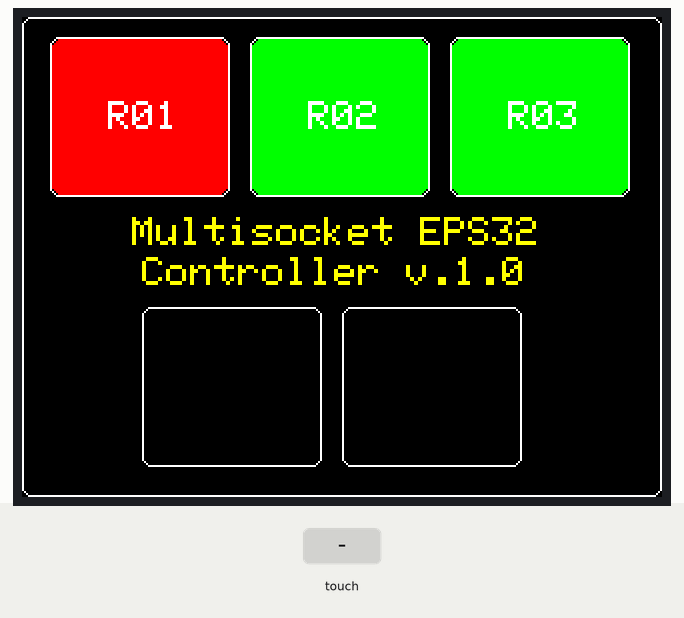
This sketch was run on a simulated ESP8266 (NodeMCU). On the bench: 320×240 colour display. The inputs (shaded band) are chosen by the test bench. WiFi joins after 1.5 s; servers stay silent unless stated; what the sketch prints to the serial monitor is not drawn.

Above: at 3.9 s.
4.0 s: touch panel pressed at 38 % / 10 % of its raw x / y range
At 5.8 s:
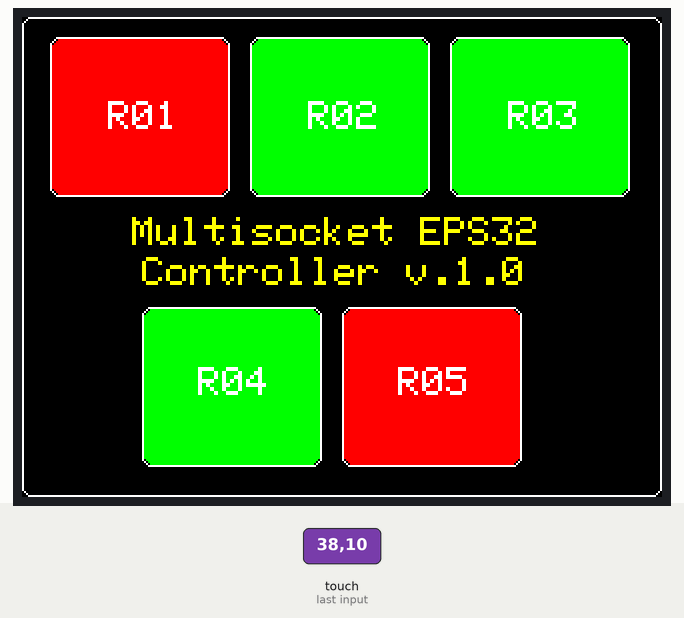
6.2 s: touch panel pressed at 62 % / 10 % of its raw x / y range
At 6.7 s:
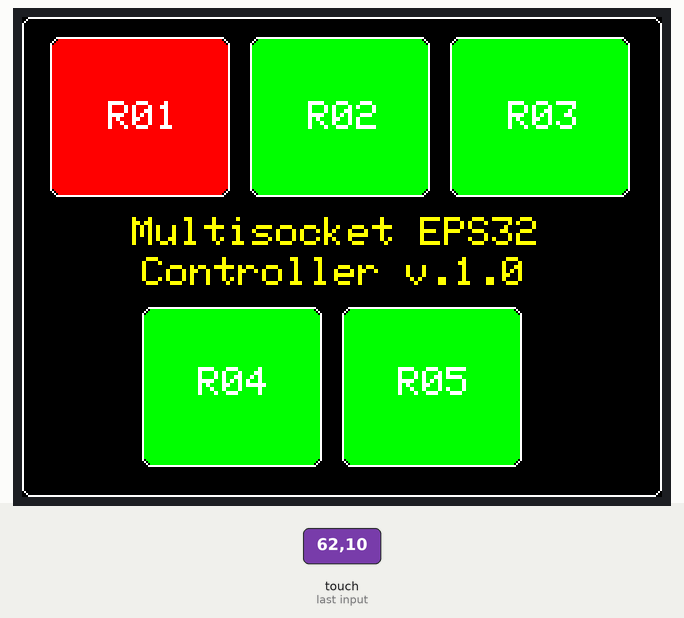
Timing chart, 0 to 9.2 s (numbered marks = the images above; inputs shaded):
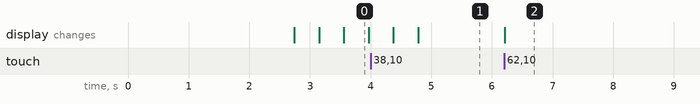

Measured:
- after the input at 4.0 s, the display: first differs from a run without the input after 0.78 s (image 1)
- after the input at 6.2 s, the display: changes at once (image 2)
- what the display in image 0 shows lasts 0.4 s, from 3.6 s to 4.0 s

The sketch:

Controllo_Multipresa.ino
```cpp
#include <ESP8266WiFi.h>
#include <ESP8266HTTPClient.h>

#include <Adafruit_ILI9341.h>
#include <Adafruit_GFX.h>
#include <XPT2046_Touchscreen.h>
#include <SPI.h>

#define TFT_CS D0
#define TFT_DC D8
#define TFT_RST -1

#define TS_CS D3

XPT2046_Touchscreen ts(TS_CS);

Adafruit_ILI9341 tft = Adafruit_ILI9341(TFT_CS, TFT_DC, TFT_RST);

const char* ssid = "nome-rete";
const char* password = "password";

bool state1 = 0;
bool touch1 = 0;
bool state2 = 0;
bool touch2 = 0;
bool state3 = 0;
bool touch3 = 0;
bool state4 = 0;
bool touch4 = 0;
bool state5 = 0;
bool touch5 = 0;

void setup () {

  Serial.begin(115200);

  tft.begin();
  tft.setRotation(3);

  WiFi.begin(ssid, password);

  Serial.println("In attesa di connessione");
  while (WiFi.status() != WL_CONNECTED) {
    delay(500);
    Serial.print(".");

  }

  Serial.println("Connesso!");
  delay(500);

  ts.begin();
  ts.setRotation(1);
  Serial.println("Touch inizializzato!");
  delay(500);
  tft.fillScreen(ILI9341_BLACK);
  Home();


 }

void loop() {

if (ts.touched()) {
    TS_Point p = ts.getPoint();
    Serial.print("x = ");
    Serial.print(p.x);
    Serial.print("/ty = ");
    Serial.print(p.y);
    Serial.print("/tz = ");
    Serial.println(p.z);


    if (p.x > 665 && p.x < 1465 && p.y > 2650 && p.y < 3560) {
        state1 = 0;
        touch1 = !touch1;
        }

    if (p.x > 1770 && p.x < 2550 && p.y > 2710 && p.y < 3560) {
        state2 = 0;
        touch2 = !touch2;
        }

    if (p.x > 2860 && p.x < 3580 && p.y > 2550 && p.y < 3560) {
        state3 = 0;
        touch3 = !touch3;
        }

    if (p.x > 1130 && p.x < 1990 && p.y > 520 && p.y < 1510) {
        state4 = 0;
        touch4 = !touch4;
        }

    if (p.x > 2240 && p.x < 3070 && p.y > 520 && p.y < 1420) {
        state5 = 0;
        touch5 = !touch5;
        }
    }

// RL01
  if (state1 == 0 && touch1 == 0) {
    tft.fillRoundRect(15, 11, 88, 78, 5, ILI9341_RED);
    tft.setCursor(43, 42);
    tft.setTextColor(ILI9341_WHITE);
    tft.setTextSize(2);
    tft.println("R01");
    state1 = 1;
    rl1_off();
    delay(200);
  }

  if (state1 == 0 && touch1 == 1) {
    tft.fillRoundRect(15, 11, 88, 78, 5, ILI9341_GREEN);
    tft.setCursor(43, 42);
    tft.setTextColor(ILI9341_WHITE);
    tft.setTextSize(2);
    tft.println("R01");
    state1 = 1;
    rl1_on();
    delay(200);
  }
// RL02
  if (state2 == 0 && touch2 == 1) {
    tft.fillRoundRect(115, 11, 88, 78, 5, ILI9341_RED);
    tft.setCursor(143, 42);
    tft.setTextColor(ILI9341_WHITE);
    tft.setTextSize(2);
    tft.println("R02");
    state2 = 1;
    rl2_off();
    delay(200);
  }

  if (state2 == 0 && touch2 == 0) {
    tft.fillRoundRect(115, 11, 88, 78, 5, ILI9341_GREEN);
    tft.setCursor(143, 42);
    tft.setTextColor(ILI9341_WHITE);
    tft.setTextSize(2);
    tft.println("R02");
    state2 = 1;
    rl2_on();
    delay(200);
  }

// RL03
  if (state3 == 0 && touch3 == 1) {
    tft.fillRoundRect(215, 11, 88, 78, 5, ILI9341_RED);
    tft.setCursor(243, 42);
    tft.setTextColor(ILI9341_WHITE);
    tft.setTextSize(2);
    tft.println("R03");
    state3 = 1;
    rl3_off();
    delay(200);
  }

  if (state3 == 0 && touch3 == 0) {
    tft.fillRoundRect(215, 11, 88, 78, 5, ILI9341_GREEN);
    tft.setCursor(243, 42);
    tft.setTextColor(ILI9341_WHITE);
    tft.setTextSize(2);
    tft.println("R03");
    state3 = 1;
    rl3_on();
    delay(200);
  }

  //RL04
  if (state4 == 0 && touch4 == 0) {
    tft.fillRoundRect(61, 146, 88, 78, 5, ILI9341_RED);
    tft.setCursor(88, 175);
    tft.setTextColor(ILI9341_WHITE);
    tft.setTextSize(2);
    tft.println("R04");
    state4 = 1;
    rl4_off();
    delay(200);
  }

  if (state4 == 0 && touch4 == 1) {
    tft.fillRoundRect(61, 146, 88, 78, 5, ILI9341_GREEN);
    tft.setCursor(88, 175);
    tft.setTextColor(ILI9341_WHITE);
    tft.setTextSize(2);
    tft.println("R04");
    state4 = 1;
    rl4_on();
    delay(200);
  }

  // RL05
  if (state5 == 0 && touch5 == 0) {
    tft.fillRoundRect(161, 146, 88, 78, 5, ILI9341_RED);
    tft.setCursor(188, 175);
    tft.setTextColor(ILI9341_WHITE);
    tft.setTextSize(2);
    tft.println("R05");
    state5 = 1;
    rl5_off();
    delay(200);
  }

  if (state5 == 0 && touch5 == 1) {
    tft.fillRoundRect(161, 146, 88, 78, 5, ILI9341_GREEN);
    tft.setCursor(188, 175);
    tft.setTextColor(ILI9341_WHITE);
    tft.setTextSize(2);
    tft.println("R05");
    state5 = 1;
    rl5_on();
    delay(200);
  }
}

void Home(){
  tft.drawRoundRect(0, 0, 320, 240, 5, ILI9341_WHITE);
  tft.drawRoundRect(14, 10, 90, 80, 5, ILI9341_WHITE);
  tft.drawRoundRect(114, 10, 90, 80, 5, ILI9341_WHITE);
  tft.drawRoundRect(214, 10, 90, 80, 5, ILI9341_WHITE);
  tft.drawRoundRect(60, 145, 90, 80, 5, ILI9341_WHITE);
  tft.drawRoundRect(160, 145, 90, 80, 5, ILI9341_WHITE);

  tft.setCursor(55, 100);
  tft.setTextColor(ILI9341_YELLOW);
  tft.setTextSize(2);
  tft.println("Multisocket EPS32");
  tft.setCursor(60, 120);
  tft.println("Controller v.1.0");


}

void rl1_on(){
  if (WiFi.status() == WL_CONNECTED) {

    HTTPClient http;

    http.begin("http://192.168.1.153/Relay01/on");
    int httpCode = http.GET();


    http.end();

    }
}

void rl1_off(){
  if (WiFi.status() == WL_CONNECTED) {

    HTTPClient http;

    http.begin("http://192.168.1.153/Relay01/off");
    int httpCode = http.GET();


    http.end();

    }
}

void rl2_on(){
  if (WiFi.status() == WL_CONNECTED) {

    HTTPClient http;

    http.begin("http://192.168.1.153/Relay02/on");
    int httpCode = http.GET();


    http.end();

    }
}

void rl2_off(){
  if (WiFi.status() == WL_CONNECTED) {

    HTTPClient http;

    http.begin("http://192.168.1.153/Relay02/off");
    int httpCode = http.GET();


    http.end();

    }
}

void rl3_on(){
  if (WiFi.status() == WL_CONNECTED) {

    HTTPClient http;

    http.begin("http://192.168.1.153/Relay03/on");
    int httpCode = http.GET();


    http.end();

    }
}

void rl3_off(){
  if (WiFi.status() == WL_CONNECTED) {

    HTTPClient http;

    http.begin("http://192.168.1.153/Relay03/off");
    int httpCode = http.GET();


    http.end();

    }
}


void rl4_on(){
  if (WiFi.status() == WL_CONNECTED) {

    HTTPClient http;

    http.begin("http://192.168.1.153/Relay04/on");
    int httpCode = http.GET();


    http.end();

    }
}

void rl4_off(){
  if (WiFi.status() == WL_CONNECTED) {

    HTTPClient http;

    http.begin("http://192.168.1.153/Relay04/off");
    int httpCode = http.GET();


    http.end();

    }
}

void rl5_on(){
  if (WiFi.status() == WL_CONNECTED) {

    HTTPClient http;

    http.begin("http://192.168.1.153/Relay05/on");
    int httpCode = http.GET();


    http.end();

    }
}

void rl5_off(){
  if (WiFi.status() == WL_CONNECTED) {

    HTTPClient http;

    http.begin("http://192.168.1.153/Relay05/off");
    int httpCode = http.GET();


    http.end();

    }
}
```
